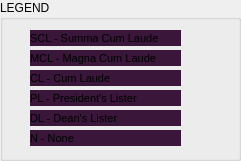
   <widget class="QGroupBox" name="gb_legend">
    <property name="geometry">
     <rect>
      <x>30</x>
      <y>390</y>
      <width>241</width>
      <height>161</height>
     </rect>
    </property>
    <property name="styleSheet">
     <string notr="true">QGroupBox#gb_legend{color: #fff;background-color: #39163A;border-radius-top-right: 3px;border-radius-bottom-right: 3px;border-left: 3px solid white;}</string>
    </property>
    <property name="title">
     <string>LEGEND</string>
    </property>
    <widget class="QLabel" name="label_50">
     <property name="geometry">
      <rect>
       <x>30</x>
       <y>30</y>
       <width>151</width>
       <height>16</height>
      </rect>
     </property>
     <property name="font">
      <font>
       <pointsize>8</pointsize>
       <weight>50</weight>
       <bold>false</bold>
      </font>
     </property>
     <property name="styleSheet">
      <string notr="true">background-color: #39163A;</string>
     </property>
     <property name="text">
      <string>SCL - Summa Cum Laude</string>
     </property>
    </widget>
    <widget class="QLabel" name="label_51">
     <property name="geometry">
      <rect>
       <x>30</x>
       <y>50</y>
       <width>151</width>
       <height>16</height>
      </rect>
     </property>
     <property name="font">
      <font>
       <pointsize>8</pointsize>
       <weight>50</weight>
       <bold>false</bold>
      </font>
     </property>
     <property name="styleSheet">
      <string notr="true">background-color: #39163A;</string>
     </property>
     <property name="text">
      <string>MCL - Magna Cum Laude</string>
     </property>
    </widget>
    <widget class="QLabel" name="label_52">
     <property name="geometry">
      <rect>
       <x>30</x>
       <y>70</y>
       <width>151</width>
       <height>16</height>
      </rect>
     </property>
     <property name="font">
      <font>
       <pointsize>8</pointsize>
       <weight>50</weight>
       <bold>false</bold>
      </font>
     </property>
     <property name="styleSheet">
      <string notr="true">background-color: #39163A;</string>
     </property>
     <property name="text">
      <string>CL - Cum Laude</string>
     </property>
    </widget>
    <widget class="QLabel" name="label_53">
     <property name="geometry">
      <rect>
       <x>30</x>
       <y>90</y>
       <width>151</width>
       <height>16</height>
      </rect>
     </property>
     <property name="font">
      <font>
       <pointsize>8</pointsize>
       <weight>50</weight>
       <bold>false</bold>
      </font>
     </property>
     <property name="styleSheet">
      <string notr="true">background-color: #39163A;</string>
     </property>
     <property name="text">
      <string>PL - President's Lister</string>
     </property>
    </widget>
    <widget class="QLabel" name="label_54">
     <property name="geometry">
      <rect>
       <x>30</x>
       <y>110</y>
       <width>151</width>
       <height>16</height>
      </rect>
     </property>
     <property name="font">
      <font>
       <pointsize>8</pointsize>
       <weight>50</weight>
       <bold>false</bold>
      </font>
     </property>
     <property name="styleSheet">
      <string notr="true">background-color: #39163A;</string>
     </property>
     <property name="text">
      <string>DL - Dean's Lister</string>
     </property>
    </widget>
    <widget class="QLabel" name="label_55">
     <property name="geometry">
      <rect>
       <x>30</x>
       <y>130</y>
       <width>151</width>
       <height>16</height>
      </rect>
     </property>
     <property name="font">
      <font>
       <pointsize>8</pointsize>
       <weight>50</weight>
       <bold>false</bold>
      </font>
     </property>
     <property name="styleSheet">
      <string notr="true">background-color: #39163A;</string>
     </property>
     <property name="text">
      <string>N - None</string>
     </property>
    </widget>
   </widget>
